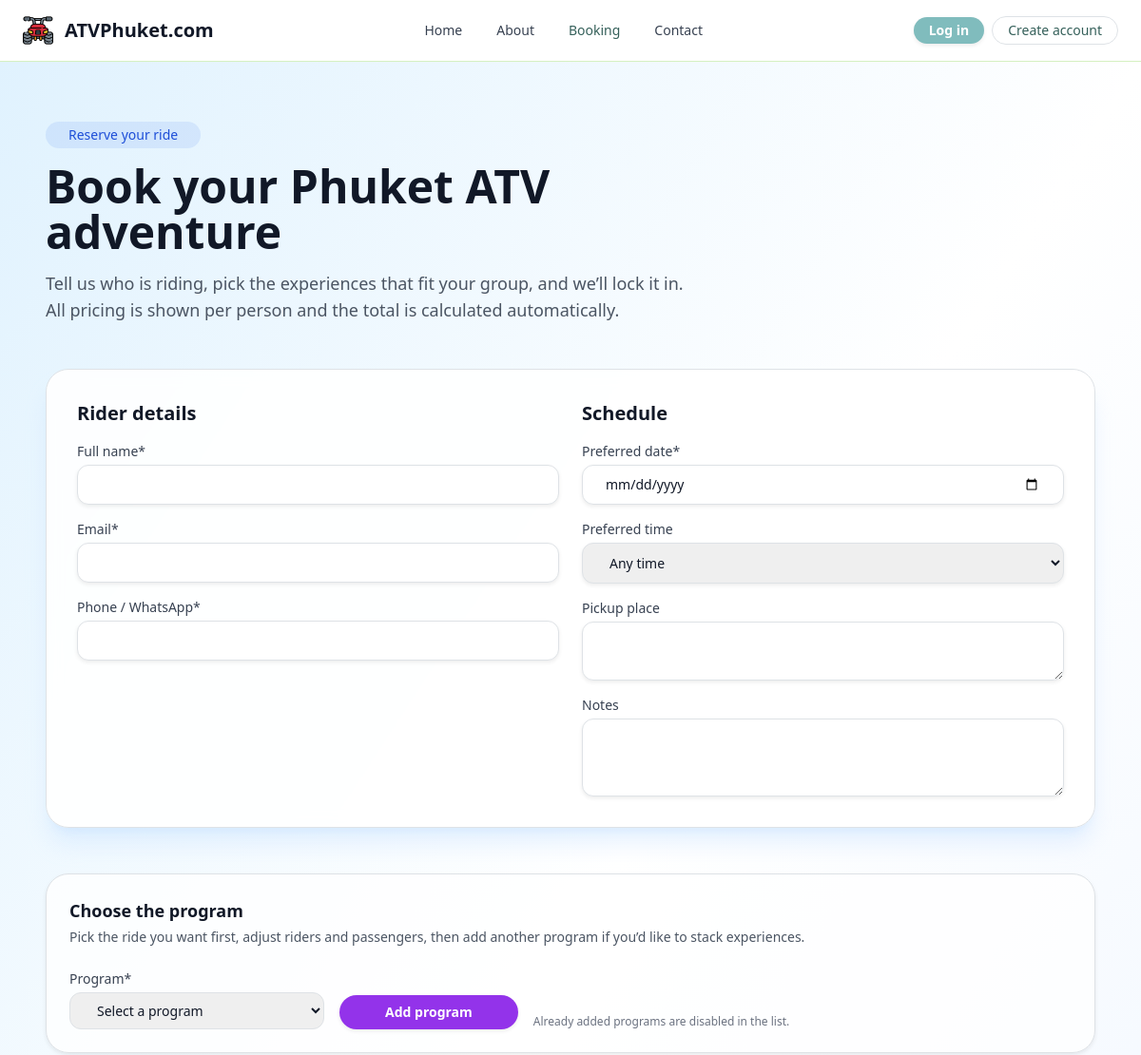
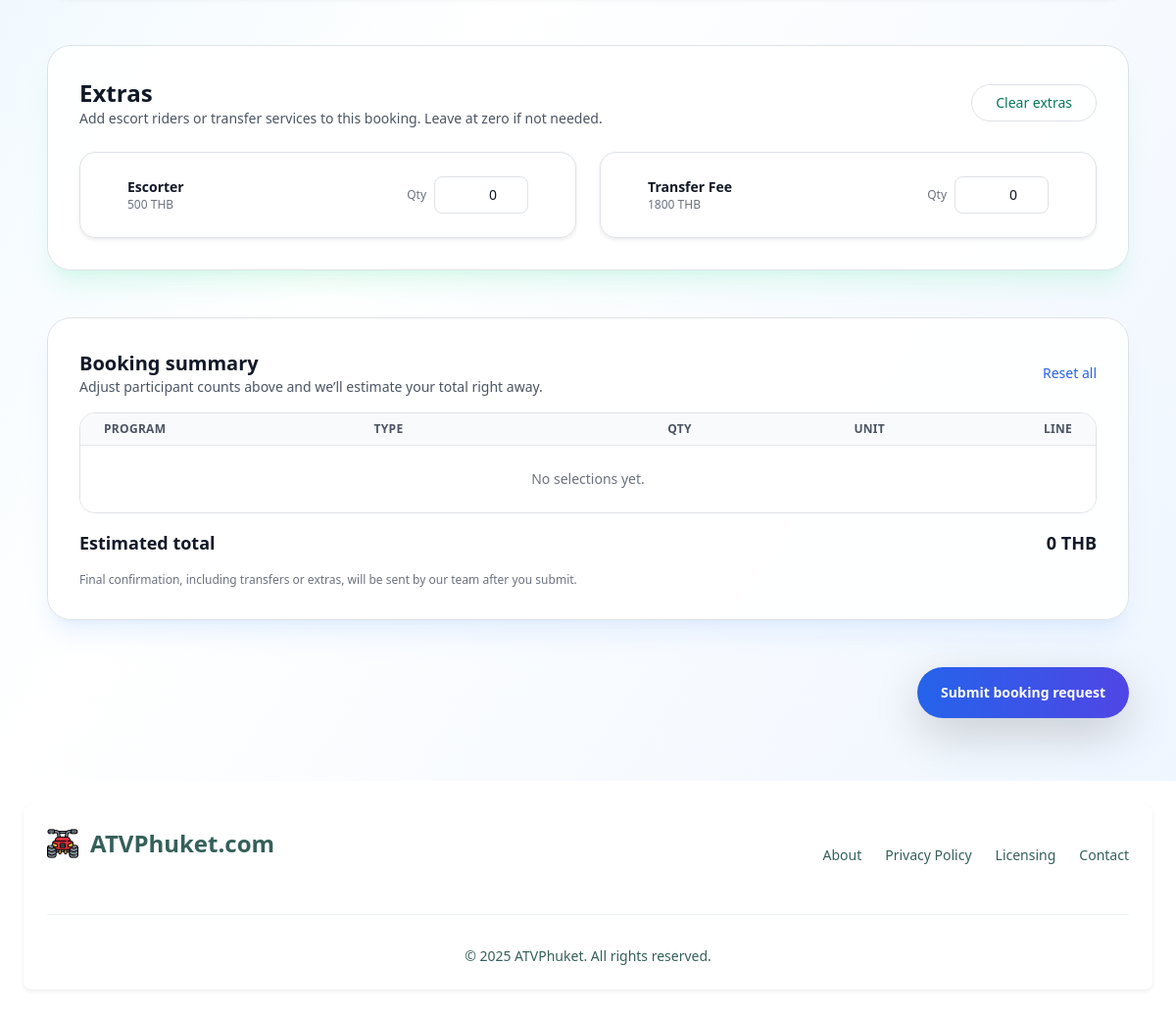
The page /booking/ on the database its author committed (2 pictures, top to bottom).
### myapp/models.py (models this page shows, shortened)
class Addon(models.Model):
    code = models.CharField(max_length=20, unique=True)
    name = models.CharField(max_length=150)
    price = models.DecimalField(max_digits=8, decimal_places=2)
    active = models.BooleanField(default=True)
    class Meta:
        ordering = ["code"]

### myapp/views.py (the view, shortened to what this page needs)
# urls.py: path('booking/', views.booking, name='booking-page'),
def booking(request: HttpRequest) -> HttpResponse:
    program_entries, program_lookup = _build_program_entries()
    addon_entries = _build_addon_entries()
    form_values: Dict[str, Any] = {}
    quantity_values: Dict[str, int] = {}
    errors: List[str] = []
    active_program_ids: List[int] = []
    addon_quantities: Dict[str, int] = {}
    for field in [
        "full_name",
        "email",
        "phone",
        "ride_date",
        "ride_time",
        "pickup_place",
        "notes",
    ]:
        form_values.setdefault(field, "")
    for entry in program_entries:
        for row in entry["rows"]:
            quantity = quantity_values.setdefault(row["field"], 0)
            row["quantity"] = quantity
        entry["is_active"] = entry["program"].id in active_program_ids
    for entry in addon_entries:
        entry["quantity"] = addon_quantities.get(entry["field"], 0)
    context = {
        "program_entries": program_entries,
        "addon_entries": addon_entries,
        "ride_slots": Booking.RideSlot.choices,
        "form_values": form_values,
        "errors": errors,
        "admin_booking_mode": False,
        "active_program_ids": active_program_ids,
    }
    return render(request, "myapp/booking.html", context)

### myapp/models.py (called while the page is built)
    def primary_image(self):
        return self.images.order_by("display_order", "id").first()

### myapp/views.py (called while the page is built)
def _build_addon_entries() -> List[Dict[str, Any]]:
    entries: List[Dict[str, Any]] = []
    for addon in Addon.objects.filter(active=True).order_by("name"):
        entries.append(
            {
                "addon": addon,
                "field": f"addon_{addon.id}",
                "quantity": 0,
            }
        )
    return entries

### myapp/template/myapp/booking.html (shortened to what this page needs)
{% extends 'myapp/base.html' %}
{% block content %}
<script src="https://cdn.tailwindcss.com"></script>
<section class="bg-gradient-to-br from-sky-100 via-white to-blue-50 dark:from-gray-900 dark:via-gray-900 dark:to-slate-900 py-16">
  <div class="max-w-6xl mx-auto px-4 sm:px-6 lg:px-8">
    <div class="max-w-2xl space-y-4 mb-12">
      {% if admin_booking_mode %}
      <span class="inline-flex items-center gap-2 rounded-full bg-purple-600/10 px-4 py-1 text-sm font-medium text-purple-700 dark:bg-purple-500/10 dark:text-purple-200">Walk-in booking</span>
      <h1 class="text-4xl font-extrabold text-gray-900 dark:text-white sm:text-5xl">Create a walk-in ATV booking</h1>
      <p class="text-lg text-gray-600 dark:text-gray-300">Fill in the guest details, select the programs they want to ride, and we’ll save the booking so the operations team can prepare.</p>
      {% else %}
      <span class="inline-flex items-center gap-2 rounded-full bg-blue-600/10 px-4 py-1 text-sm font-medium text-blue-700 dark:bg-blue-500/10 dark:text-blue-200">Reserve your ride</span>
      <h1 class="text-4xl font-extrabold text-gray-900 dark:text-white sm:text-5xl">Book your Phuket ATV adventure</h1>
      <p class="text-lg text-gray-600 dark:text-gray-300">Tell us who is riding, pick the experiences that fit your group, and we’ll lock it in. All pricing is shown per person and the total is calculated automatically.</p>
      {% endif %}
    </div>
    <form method="post" class="space-y-12">
      <div class="grid gap-6 rounded-3xl border border-white/60 bg-white/90 p-8 shadow-xl shadow-blue-200/40 backdrop-blur dark:border-white/10 dark:bg-gray-900/80 dark:shadow-blue-900/30 lg:grid-cols-2">
        <div class="space-y-4">
          <h2 class="text-xl font-semibold text-gray-900 dark:text-white">Rider details</h2>
          <div>
            <label for="full_name" class="block text-sm font-medium text-gray-700 dark:text-gray-300">Full name*</label>
            <input id="full_name" name="full_name" type="text" value="{{ form_values.full_name|default:'' }}" class="mt-1 block w-full rounded-xl border border-gray-200 px-4 py-2.5 text-sm text-gray-900 shadow-sm focus:border-blue-500 focus:outline-none focus:ring-4 focus:ring-blue-200 dark:border-gray-700 dark:bg-gray-800 dark:text-white" required>
          </div>
          <div>
            <label for="email" class="block text-sm font-medium text-gray-700 dark:text-gray-300">Email*</label>
            <input id="email" name="email" type="email" value="{{ form_values.email|default:'' }}" class="mt-1 block w-full rounded-xl border border-gray-200 px-4 py-2.5 text-sm text-gray-900 shadow-sm focus:border-blue-500 focus:outline-none focus:ring-4 focus:ring-blue-200 dark:border-gray-700 dark:bg-gray-800 dark:text-white" required>
          </div>
          <div>
            <label for="phone" class="block text-sm font-medium text-gray-700 dark:text-gray-300">Phone / WhatsApp*</label>
            <input id="phone" name="phone" type="tel" value="{{ form_values.phone|default:'' }}" class="mt-1 block w-full rounded-xl border border-gray-200 px-4 py-2.5 text-sm text-gray-900 shadow-sm focus:border-blue-500 focus:outline-none focus:ring-4 focus:ring-blue-200 dark:border-gray-700 dark:bg-gray-800 dark:text-white" required>
          </div>
        </div>
        <div class="space-y-4">
          <h2 class="text-xl font-semibold text-gray-900 dark:text-white">Schedule</h2>
          <div>
            <label for="ride_date" class="block text-sm font-medium text-gray-700 dark:text-gray-300">Preferred date*</label>
            <input id="ride_date" name="ride_date" type="date" value="{{ form_values.ride_date|default:'' }}" class="mt-1 block w-full rounded-xl border border-gray-200 px-4 py-2.5 text-sm text-gray-900 shadow-sm focus:border-blue-500 focus:outline-none focus:ring-4 focus:ring-blue-200 dark:border-gray-700 dark:bg-gray-800 dark:text-white" required>
          </div>
          <div>
            <label for="ride_time" class="block text-sm font-medium text-gray-700 dark:text-gray-300">Preferred time</label>
            <select id="ride_time" name="ride_time" class="mt-1 block w-full rounded-xl border border-gray-200 px-4 py-2.5 text-sm text-gray-900 shadow-sm focus:border-blue-500 focus:outline-none focus:ring-4 focus:ring-blue-200 dark:border-gray-700 dark:bg-gray-800 dark:text-white">
              <option value="">Any time</option>
            </select>
          </div>
          <div>
            <label for="pickup_place" class="block text-sm font-medium text-gray-700 dark:text-gray-300">Pickup place</label>
            <textarea id="pickup_place" name="pickup_place" rows="2" class="mt-1 block w-full rounded-xl border border-gray-200 px-4 py-2.5 text-sm text-gray-900 shadow-sm focus:border-blue-500 focus:outline-none focus:ring-4 focus:ring-blue-200 dark:border-gray-700 dark:bg-gray-800 dark:text-white">{{ form_values.pickup_place|default:'' }}</textarea>
          </div>
          <div>
            <label for="notes" class="block text-sm font-medium text-gray-700 dark:text-gray-300">Notes</label>
            <textarea id="notes" name="notes" rows="3" class="mt-1 block w-full rounded-xl border border-gray-200 px-4 py-2.5 text-sm text-gray-900 shadow-sm focus:border-blue-500 focus:outline-none focus:ring-4 focus:ring-blue-200 dark:border-gray-700 dark:bg-gray-800 dark:text-white">{{ form_values.notes|default:'' }}</textarea>
          </div>
        </div>
      </div>
      <div class="space-y-10">
        <div class="rounded-3xl border border-dashed border-purple-300/80 bg-white/80 p-6 shadow-sm dark:border-purple-500/30 dark:bg-gray-900/60">
          <h2 class="text-lg font-semibold text-gray-900 dark:text-white">Choose the program</h2>
          <p class="mt-1 text-sm text-gray-600 dark:text-gray-300">
            {% if admin_booking_mode %}
            Add the first trail, set riders and passengers, then click add again if this guest booked another program.
            {% else %}
            Pick the ride you want first, adjust riders and passengers, then add another program if you’d like to stack experiences.
            {% endif %}
          </p>
          <div class="mt-4 flex flex-wrap items-end gap-3">
            <div class="flex flex-col">
              <label for="admin-program-select" class="text-sm font-medium text-gray-700 dark:text-gray-300">Program*</label>
              <select id="admin-program-select" class="mt-1 min-w-[220px] rounded-xl border border-gray-200 px-4 py-2 text-sm text-gray-900 focus:border-purple-500 focus:outline-none focus:ring-2 focus:ring-purple-200 dark:border-gray-700 dark:bg-gray-800 dark:text-white">
                <option value="">Select a program</option>
              </select>
            </div>
            <button type="button" id="admin-add-program" class="inline-flex items-center rounded-full bg-purple-600 px-5 py-2 text-sm font-semibold text-white shadow-sm transition hover:bg-purple-700 focus:outline-none focus:ring-4 focus:ring-purple-300 dark:focus:ring-purple-800">Add program</button>
            <span class="text-xs text-gray-500 dark:text-gray-400">Already added programs are disabled in the list.</span>
          </div>
        </div>
      </div>
      {% if addon_entries %}
      <div class="mt-12 rounded-3xl border border-white/60 bg-white/90 p-8 shadow-xl shadow-emerald-200/30 backdrop-blur dark:border-white/10 dark:bg-gray-900/80 dark:shadow-emerald-900/30">
        <div class="flex flex-col gap-4 sm:flex-row sm:items-center sm:justify-between">
          <div>
            <h2 class="text-2xl font-semibold text-gray-900 dark:text-white">Extras</h2>
            <p class="text-sm text-gray-600 dark:text-gray-300">Add escort riders or transfer services to this booking. Leave at zero if not needed.</p>
          </div>
          <button type="button" id="booking-clear-addons" class="inline-flex items-center rounded-full border border-emerald-200 px-4 py-2 text-sm font-medium text-emerald-700 transition hover:bg-emerald-50 dark:border-emerald-500/40 dark:text-emerald-200 dark:hover:bg-emerald-900/30">Clear extras</button>
        </div>
        <div class="mt-6 grid gap-6 md:grid-cols-2">
          {% for entry in addon_entries %}
          <div class="flex items-center justify-between rounded-2xl border border-gray-200 bg-white/80 px-5 py-4 shadow-sm dark:border-gray-700 dark:bg-gray-900/70">
            <div>
              <p class="text-sm font-semibold text-gray-900 dark:text-white">{{ entry.addon.name }}</p>
              <p class="text-xs text-gray-500 dark:text-gray-400">{{ entry.addon.price|floatformat:0 }} THB</p>
            </div>
            <div class="flex items-center gap-2">
              <label for="{{ entry.field }}" class="text-xs text-gray-500 dark:text-gray-400">Qty</label>
              <input id="{{ entry.field }}" name="{{ entry.field }}" type="number" min="0" value="{{ entry.quantity }}" data-addon="true" data-program="{{ entry.addon.name }}" data-participant="Add-on" data-age="—" data-price="{{ entry.addon.price|floatformat:2 }}" class="booking-addon-input w-24 rounded-lg border border-gray-200 px-3 py-2 text-right text-sm text-gray-900 focus:border-emerald-500 focus:outline-none focus:ring-2 focus:ring-emerald-200 dark:border-gray-700 dark:bg-gray-800 dark:text-white">
            </div>
          </div>
          {% endfor %}
        </div>
      </div>
      {% endif %}
      <div class="space-y-4 rounded-3xl border border-white/60 bg-white/90 p-8 shadow-xl shadow-blue-200/30 backdrop-blur dark:border-white/10 dark:bg-gray-900/80 dark:shadow-blue-900/30">
        <div class="flex items-center justify-between">
          <div>
            <h3 class="text-xl font-semibold text-gray-900 dark:text-white">Booking summary</h3>
            <p class="text-sm text-gray-600 dark:text-gray-300">Adjust participant counts above and we’ll estimate your total right away.</p>
          </div>
          <button type="button" id="booking-clear-all" class="text-sm font-medium text-blue-600 hover:text-blue-700 dark:text-blue-300 dark:hover:text-blue-200">Reset all</button>
        </div>
        <div class="overflow-hidden rounded-2xl border border-gray-200 dark:border-gray-700">
          <table class="min-w-full divide-y divide-gray-200 text-sm dark:divide-gray-700">
            <thead class="bg-gray-50 text-xs font-semibold uppercase tracking-wide text-gray-600 dark:bg-gray-800 dark:text-gray-300">
              <tr>
                <th class="px-4 py-2 text-left">Program</th>
                <th class="px-4 py-2 text-left">Type</th>
                <th class="px-4 py-2 text-right">Qty</th>
                <th class="px-4 py-2 text-right">Unit</th>
                <th class="px-4 py-2 text-right">Line</th>
              </tr>
            </thead>
            <tbody id="booking-summary-body" class="divide-y divide-gray-100 bg-white dark:divide-gray-800 dark:bg-gray-900">
            </tbody>
          </table>
        </div>
        <div class="flex items-center justify-between text-lg font-semibold text-gray-900 dark:text-white">
          <span>Estimated total</span>
          <span id="booking-summary-total">0 THB</span>
        </div>
        <p class="text-xs text-gray-500 dark:text-gray-400">Final confirmation, including transfers or extras, will be sent by our team after you submit.</p>
      </div>
      <div class="flex items-center justify-end gap-3">
        <button type="submit" class="inline-flex items-center rounded-full bg-gradient-to-r from-blue-600 to-indigo-600 px-6 py-3 text-sm font-semibold text-white shadow-lg shadow-blue-600/40 transition hover:scale-[1.01] focus:outline-none focus:ring-4 focus:ring-blue-300 dark:focus:ring-blue-700">Submit booking request</button>
      </div>
    </form>
  </div>
</section>
{% endblock content %}

### rows shown on the page
Addon: addon.name "Escorter", addon.price "500", addon.name "0"
Addon: addon.name "Transfer Fee", addon.price "1800", addon.name "0"
